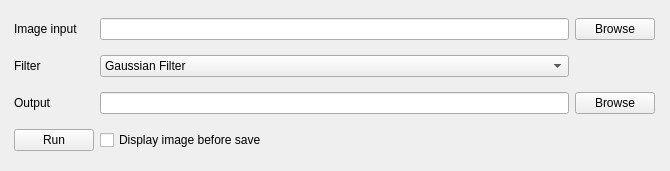
<?xml version="1.0" encoding="UTF-8"?>
<ui version="4.0">
 <class>MainWindow</class>
 <widget class="QMainWindow" name="MainWindow">
  <property name="geometry">
   <rect>
    <x>0</x>
    <y>0</y>
    <width>670</width>
    <height>171</height>
   </rect>
  </property>
  <property name="windowTitle">
   <string>Image Filter</string>
  </property>
  <property name="styleSheet">
   <string notr="true"/>
  </property>
  <widget class="QWidget" name="centralwidget">
   <widget class="QWidget" name="gridLayoutWidget">
    <property name="geometry">
     <rect>
      <x>-1</x>
      <y>-1</y>
      <width>671</width>
      <height>171</height>
     </rect>
    </property>
    <layout class="QGridLayout" name="gridLayout" rowstretch="0,0,0,0">
     <property name="leftMargin">
      <number>15</number>
     </property>
     <property name="topMargin">
      <number>10</number>
     </property>
     <property name="rightMargin">
      <number>15</number>
     </property>
     <property name="bottomMargin">
      <number>10</number>
     </property>
     <item row="1" column="0">
      <widget class="QLabel" name="label_3">
       <property name="text">
        <string>Filter</string>
       </property>
      </widget>
     </item>
     <item row="2" column="0">
      <widget class="QLabel" name="label_2">
       <property name="text">
        <string>Output</string>
       </property>
      </widget>
     </item>
     <item row="1" column="2">
      <widget class="QComboBox" name="filterComboBox">
       <item>
        <property name="text">
         <string>Gaussian Filter</string>
        </property>
       </item>
       <item>
        <property name="text">
         <string>Box Filter</string>
        </property>
       </item>
       <item>
        <property name="text">
         <string>Median Filter</string>
        </property>
       </item>
       <item>
        <property name="text">
         <string>Bilateral Filter</string>
        </property>
       </item>
      </widget>
     </item>
     <item row="0" column="2">
      <widget class="QLineEdit" name="imageInput"/>
     </item>
     <item row="0" column="0">
      <widget class="QLabel" name="label">
       <property name="text">
        <string>Image input</string>
       </property>
      </widget>
     </item>
     <item row="2" column="3">
      <widget class="QPushButton" name="outputButton">
       <property name="text">
        <string>Browse</string>
       </property>
      </widget>
     </item>
     <item row="0" column="3">
      <widget class="QPushButton" name="inputButton">
       <property name="text">
        <string>Browse</string>
       </property>
      </widget>
     </item>
     <item row="2" column="2">
      <widget class="QLineEdit" name="saveInput"/>
     </item>
     <item row="3" column="2">
      <widget class="QCheckBox" name="showImageCheckBox">
       <property name="text">
        <string>Display image before save</string>
       </property>
      </widget>
     </item>
     <item row="3" column="0">
      <widget class="QPushButton" name="runFilterButton">
       <property name="styleSheet">
        <string notr="true"/>
       </property>
       <property name="text">
        <string>Run</string>
       </property>
      </widget>
     </item>
    </layout>
   </widget>
  </widget>
 </widget>
 <resources/>
 <connections/>
</ui>
